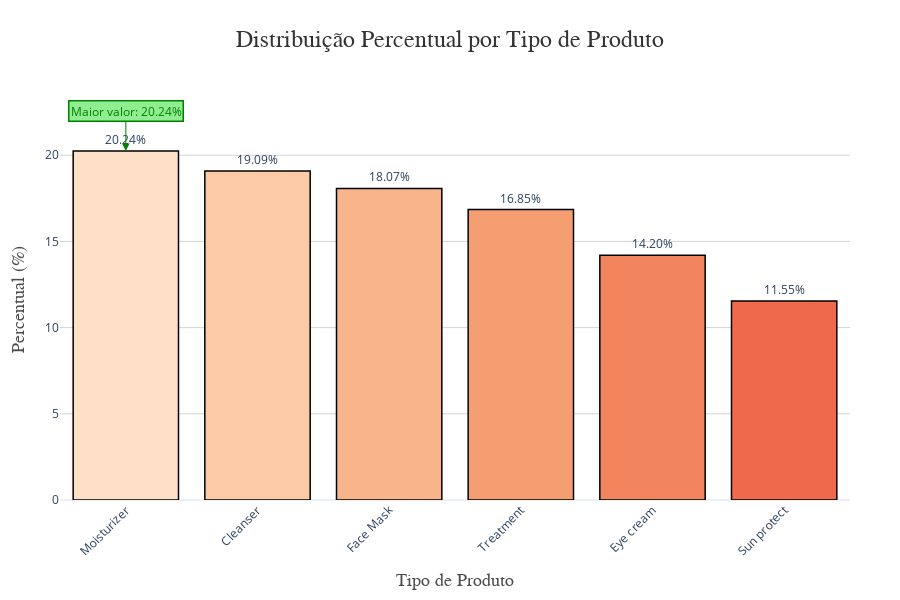

The notebook cell this image was saved under:
### Code cell
# PLOT DE DISTRIBUIÇÃO POR TIPO DE PRODUTO

# Calcula o percentual por tipo
percentual_tipo = df_cosmetics.value_counts('Tipo') / len(df_cosmetics) * 100
percentual_tipo = percentual_tipo.reset_index()
percentual_tipo.columns = ['Tipo', 'Percentual']

# Cria o gráfico de barras
fig = px.bar(percentual_tipo, x='Tipo', y='Percentual', color='Tipo',
             text='Percentual', color_discrete_sequence=px.colors.sequential.Peach)

# Formata os rótulos de texto e o layout
fig.update_traces(texttemplate='%{text:.2f}%', textposition='outside')

# Atualiza o layout para um design premium
fig.update_layout(
    title={
        'text': "Distribuição Percentual por Tipo de Produto",
        'y': 0.95,  # Posição vertical
        'x': 0.5,   # Centraliza o título
        'xanchor': 'center',
        'yanchor': 'top'
    },
    title_font=dict(size=24, family='Arial, sans-serif', color='#333'),
    xaxis_title='Tipo de Produto',
    yaxis_title='Percentual (%)',
    xaxis_title_font=dict(
        size=18, family='Arial, sans-serif', color='#4B4B4B'),
    yaxis_title_font=dict(
        size=18, family='Arial, sans-serif', color='#4B4B4B'),
    xaxis=dict(
        tickfont=dict(size=12),
        categoryorder='total descending',  # Ordena de forma decrescente
        tickangle=-45  # Rotaciona os labels do eixo X para legibilidade
    ),
    yaxis=dict(
        tickfont=dict(size=12),
        showgrid=True,
        gridcolor='lightgrey'
    ),
    template='plotly_white',  # Um template elegante e clean
    # Ajusta as margens para evitar que os labels sejam cortados
    margin=dict(l=60, r=50, t=100, b=100),
    height=600,  # Ajusta o tamanho do gráfico
    width=900,   # Largura maior para melhor visualização
    showlegend=False  # Remover legenda
)

# Ajusta o hover (informações ao passar o mouse)
fig.update_traces(
    hovertemplate='<b>%{x}</b><br>Percentual: %{y:.2f}%',
    marker_line_width=1.5,  # Aumenta a borda das barras
    marker_line_color="black"  # Cor da borda
)

# Adiciona anotação para o maior valor
max_val = percentual_tipo['Percentual'].max()
max_tipo = percentual_tipo[percentual_tipo['Percentual']
                           == max_val]['Tipo'].values[0]
fig.add_annotation(
    x=max_tipo,
    y=max_val,
    text=f'Maior valor: {max_val:.2f}%',
    showarrow=True,
    arrowhead=2,
    arrowsize=1.5,
    arrowcolor="green",
    ax=0,
    ay=-40,
    font=dict(size=12, color="green"),
    bgcolor="lightgreen",
    bordercolor="green",
    borderwidth=1.5
)

# Exibe o gráfico
fig.show()

### Figure 1 — Plotly figure (JSON) as saved in the notebook; plotly's stock layout.template omitted (floating-point values rounded to 4 significant figures)
{"data": [{"alignmentgroup": "True", "hovertemplate": "<b>%{x}</b><br>Percentual: %{y:.2f}%", "legendgroup": "Moisturizer", "marker": {"color": "rgb(253, 224, 197)", "line": {"color": "black", "width": 1.5}, "pattern": {"shape": ""}}, "name": "Moisturizer", "offsetgroup": "Moisturizer", "orientation": "v", "showlegend": true, "text": [20.24], "textposition": "outside", "texttemplate": "%{text:.2f}%", "type": "bar", "x": ["Moisturizer"], "xaxis": "x", "y": [20.24], "yaxis": "y"}, {"alignmentgroup": "True", "hovertemplate": "<b>%{x}</b><br>Percentual: %{y:.2f}%", "legendgroup": "Cleanser", "marker": {"color": "rgb(250, 203, 166)", "line": {"color": "black", "width": 1.5}, "pattern": {"shape": ""}}, "name": "Cleanser", "offsetgroup": "Cleanser", "orientation": "v", "showlegend": true, "text": [19.09], "textposition": "outside", "texttemplate": "%{text:.2f}%", "type": "bar", "x": ["Cleanser"], "xaxis": "x", "y": [19.09], "yaxis": "y"}, {"alignmentgroup": "True", "hovertemplate": "<b>%{x}</b><br>Percentual: %{y:.2f}%", "legendgroup": "Face Mask", "marker": {"color": "rgb(248, 181, 139)", "line": {"color": "black", "width": 1.5}, "pattern": {"shape": ""}}, "name": "Face Mask", "offsetgroup": "Face Mask", "orientation": "v", "showlegend": true, "text": [18.07], "textposition": "outside", "texttemplate": "%{text:.2f}%", "type": "bar", "x": ["Face Mask"], "xaxis": "x", "y": [18.07], "yaxis": "y"}, {"alignmentgroup": "True", "hovertemplate": "<b>%{x}</b><br>Percentual: %{y:.2f}%", "legendgroup": "Treatment", "marker": {"color": "rgb(245, 158, 114)", "line": {"color": "black", "width": 1.5}, "pattern": {"shape": ""}}, "name": "Treatment", "offsetgroup": "Treatment", "orientation": "v", "showlegend": true, "text": [16.85], "textposition": "outside", "texttemplate": "%{text:.2f}%", "type": "bar", "x": ["Treatment"], "xaxis": "x", "y": [16.85], "yaxis": "y"}, {"alignmentgroup": "True", "hovertemplate": "<b>%{x}</b><br>Percentual: %{y:.2f}%", "legendgroup": "Eye cream", "marker": {"color": "rgb(242, 133, 93)", "line": {"color": "black", "width": 1.5}, "pattern": {"shape": ""}}, "name": "Eye cream", "offsetgroup": "Eye cream", "orientation": "v", "showlegend": true, "text": [14.2], "textposition": "outside", "texttemplate": "%{text:.2f}%", "type": "bar", "x": ["Eye cream"], "xaxis": "x", "y": [14.2], "yaxis": "y"}, {"alignmentgroup": "True", "hovertemplate": "<b>%{x}</b><br>Percentual: %{y:.2f}%", "legendgroup": "Sun protect", "marker": {"color": "rgb(239, 106, 76)", "line": {"color": "black", "width": 1.5}, "pattern": {"shape": ""}}, "name": "Sun protect", "offsetgroup": "Sun protect", "orientation": "v", "showlegend": true, "text": [11.55], "textposition": "outside", "texttemplate": "%{text:.2f}%", "type": "bar", "x": ["Sun protect"], "xaxis": "x", "y": [11.55], "yaxis": "y"}], "layout": {"annotations": [{"arrowcolor": "green", "arrowhead": 2, "arrowsize": 1.5, "ax": 0, "ay": -40, "bgcolor": "lightgreen", "bordercolor": "green", "borderwidth": 1.5, "font": {"color": "green", "size": 12}, "showarrow": true, "text": "Maior valor: 20.24%", "x": "Moisturizer", "y": 20.24}], "barmode": "relative", "height": 600, "legend": {"title": {"text": "Tipo"}, "tracegroupgap": 0}, "margin": {"b": 100, "l": 60, "r": 50, "t": 100}, "showlegend": false, "title": {"font": {"color": "#333", "family": "Arial, sans-serif", "size": 24}, "text": "Distribuição Percentual por Tipo de Produto", "x": 0.5, "xanchor": "center", "y": 0.95, "yanchor": "top"}, "width": 900, "xaxis": {"anchor": "y", "categoryarray": ["Moisturizer", "Cleanser", "Face Mask", "Treatment", "Eye cream", "Sun protect"], "categoryorder": "total descending", "domain": [0, 1], "tickangle": -45, "tickfont": {"size": 12}, "title": {"font": {"color": "#4B4B4B", "family": "Arial, sans-serif", "size": 18}, "text": "Tipo de Produto"}}, "yaxis": {"anchor": "x", "domain": [0, 1], "gridcolor": "lightgrey", "showgrid": true, "tickfont": {"size": 12}, "title": {"font": {"color": "#4B4B4B", "family": "Arial, sans-serif", "size": 18}, "text": "Percentual (%)"}}}}
